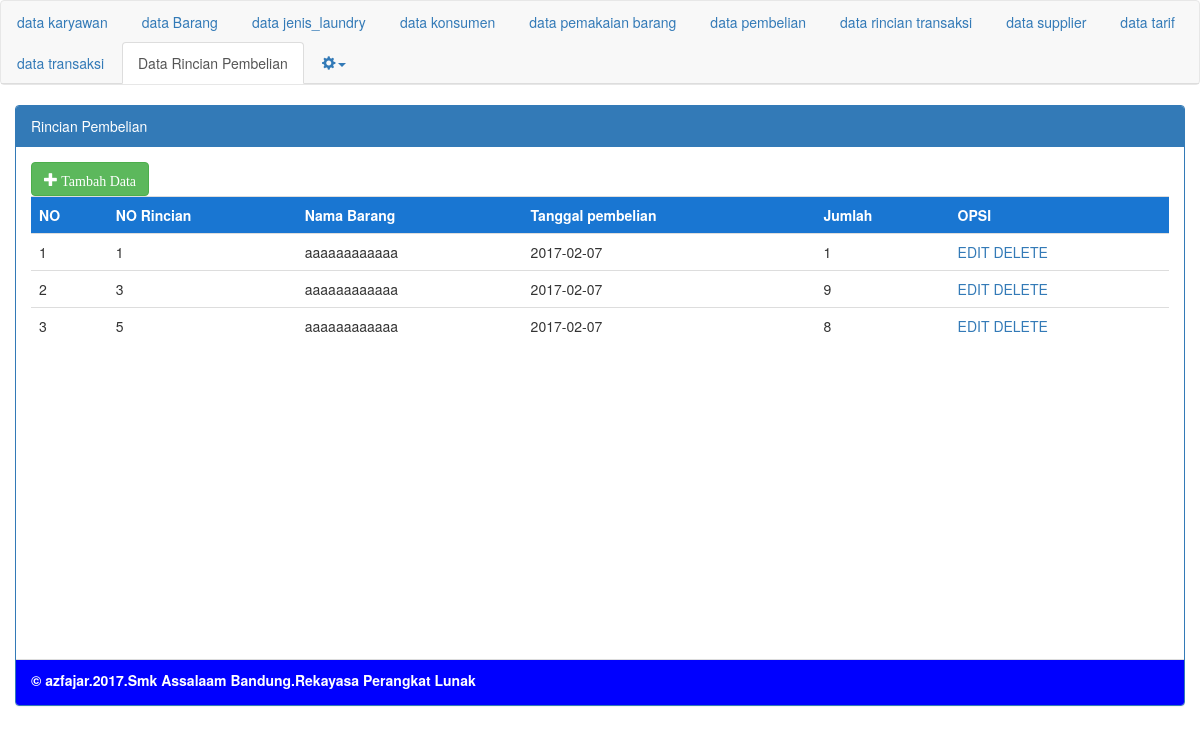
The app's page /rincian_pembelian/index.php with its own data.
### tables this page shows
CREATE TABLE `rincian_pembelian` (
  `no_rincian` int(10) NOT NULL,
  `jumlah` int(10) DEFAULT NULL,
  `kode_barang` int(10) DEFAULT NULL,
  `no_pembelian` int(10) DEFAULT NULL
);

CREATE TABLE `barang` (
  `kode_barang` int(10) NOT NULL,
  `nama_barang` varchar(225) DEFAULT NULL,
  `stok` varchar(225) DEFAULT NULL,
  `tgl_update_stok` date DEFAULT NULL
);

CREATE TABLE `pembelian` (
  `no_pembelian` int(10) NOT NULL,
  `tgl_pembelian` date DEFAULT NULL,
  `total_biaya` int(10) DEFAULT NULL,
  `id_supplier` int(10) DEFAULT NULL,
  `nik` int(10) DEFAULT NULL
);

### rincian_pembelian/index.php (the view, shortened to what this page needs)
<!DOCTYPE html>
<html>
<head>
</head>
<body>
<!DOCTYPE html>
<html lang="en">
  <head>
    <link href="/azfajar/tampilan/css/bootstrap.min.css" rel="stylesheet">
  </head>
  <body>
    <nav class="navbar navbar-default">
   <ul class="nav nav-tabs">
  <li role="presentation"><a href="http://localhost/azfajar/karyawan/">data karyawan</a></li>
  <li role="presentation"><a href="http://localhost/azfajar/barang/">data Barang</a></li>
  <li role="presentation"><a href="http://localhost/azfajar/jenis_laundry/">data jenis_laundry</a></li>
  <li role="presentation"><a href="http://localhost/azfajar/konsumen/">data konsumen</a></li>
  <li role="presentation"><a href="http://localhost/azfajar/pemakaian_barang/">data pemakaian barang</a></li>
  <li role="presentation"><a href="http://localhost/azfajar/pembelian/">data pembelian</a></li>
  <li role="presentation"><a href="http://localhost/azfajar/rincian_transaksi/">data rincian transaksi</a></li>
  <li role="presentation"><a href="http://localhost/azfajar/supplier/">data supplier</a></li>
  <li role="presentation"><a href="http://localhost/azfajar/supplier/">data tarif</a></li>
  <li role="presentation"><a href="http://localhost/azfajar/transaksi/">data transaksi</a></li>
  <li role="presentation" class="active"><a href="">Data Rincian Pembelian</a></li>
  <li role="presentation" class="dropdown">
    <a class="dropdown-toggle" data-toggle="dropdown" role="button" aria-haspopup="true" aria-expanded="false"><span class="glyphicon glyphicon-cog"></span><span class="caret"></span>
    </a>
  </li>
</nav>
  <div class="col-md-12">
    <div class="container">
      <div class="row">
        <div class="panel panel-primary">
          <div class="panel-heading">Rincian Pembelian</div>
          <div class="panel-body">
          <table class="table" >
 <a class='btn btn-success' href="tambah.php"><span class="glyphicon glyphicon-plus"><font face="Impact"> Tambah Data</font></span></a>
  <center>
      <tr>
        <th bgcolor="#1976d2"><font color="white">NO</font></th>
        <th bgcolor="#1976d2"><font color="white">NO Rincian</font></th>
        <th bgcolor="#1976d2"><font color="white">Nama Barang</font></th>
        <th bgcolor="#1976d2"><font color="white">Tanggal pembelian</font></th>
        <th bgcolor="#1976d2"><font color="white">Jumlah</font></th>
        <th bgcolor="#1976d2"><font color="white">OPSI</font></th>
      </tr>
          <?php
          include'koneksi.php';
          $data =mysqli_query($koneksi,"SELECT rincian_pembelian.no_rincian,
                                               rincian_pembelian.kode_barang,
                                               rincian_pembelian.no_pembelian,
                                               rincian_pembelian.jumlah,
                                               barang.nama_barang,
                                               pembelian.tgl_pembelian
                                               FROM rincian_pembelian INNER JOIN barang ON
                                               barang.kode_barang=rincian_pembelian.kode_barang
                                               INNER JOIN pembelian ON pembelian.no_pembelian=rincian_pembelian.no_pembelian");
          $no=1;
          foreach ($data as $dataa)
          {
            echo  "<tr>
                <td>$no</td>
                    <td>".$dataa['no_rincian']."</td>
                    <td>".$dataa['nama_barang']."</td>
                    <td>".$dataa['tgl_pembelian']."</td>
                    <td>".$dataa['jumlah']."</td>
                    <td>
              <a href='edit.php?no_rincian=$dataa[no_rincian]'>EDIT</a>
              <a href='delete.php?no_rincian=$dataa[no_rincian]'>DELETE</a>
                    </td>
                 </tr>";
                            $no++;
          }
         ?>
      </table>
          </div>
          <br><br><br><br><br><br><br><br><br><br><br><br><br><br>
          <div class="panel-footer panel-custom">
              <label>&copy; azfajar.2017.Smk Assalaam Bandung.Rekayasa Perangkat Lunak</label>
          </div>
        </div>
      </div>
    </div>
  </div>
  </body>
</html>
</body>
</html>

### rincian_pembelian/index.php (style rules this page uses)
.panel-footer.panel-custom { background: blue; color: white; position:relative; bottom: 0px; width: 100%; }

### records on screen
rincian_pembelian: no_rincian "1", kode_barang.nama_barang "aaaaaaaaaaaa", no_pembelian.tgl_pembelian "2017-02-07", jumlah "1"
rincian_pembelian: no_rincian "3", kode_barang.nama_barang "aaaaaaaaaaaa", no_pembelian.tgl_pembelian "2017-02-07", jumlah "9"
rincian_pembelian: no_rincian "5", kode_barang.nama_barang "aaaaaaaaaaaa", no_pembelian.tgl_pembelian "2017-02-07", jumlah "8"
